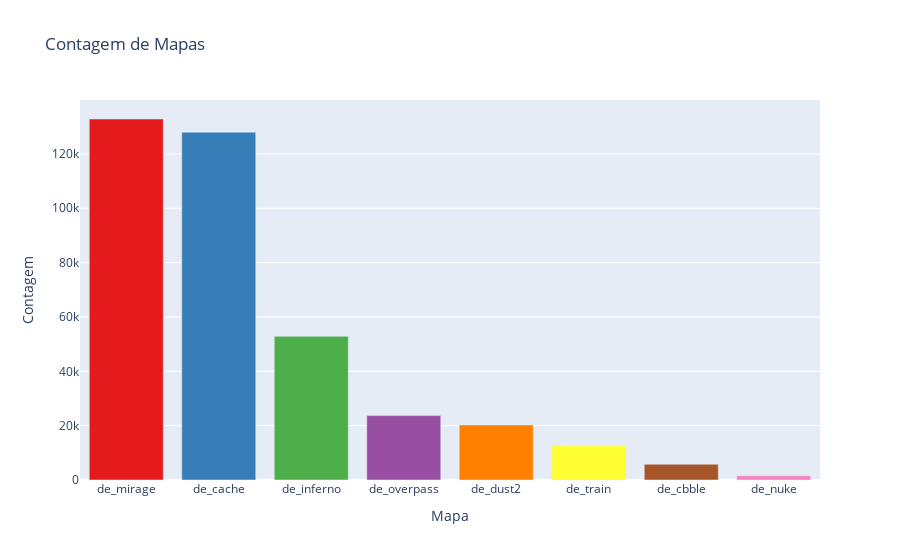

Here is the notebook cell this chart was saved with:
### Code cell
# Assuming mm_master is a pandas Series
mm_master = games_df['map'].value_counts()

# Usando uma paleta de cores do Plotly
colors = px.colors.qualitative.Set1

# Criando o gráfico de barras
fig = go.Figure(data=[go.Bar(x=mm_master.index, y=mm_master, marker_color=colors)])

# Atualizando o layout
fig.update_layout(title='Contagem de Mapas',
                  xaxis_title='Mapa',
                  yaxis_title='Contagem',
                  bargap=0.2)

# Exibindo o gráfico
fig.show()

### Figure 1 — Plotly figure (JSON) as saved in the notebook; plotly's stock layout.template omitted (floating-point values rounded to 4 significant figures)
{"data": [{"marker": {"color": ["rgb(228,26,28)", "rgb(55,126,184)", "rgb(77,175,74)", "rgb(152,78,163)", "rgb(255,127,0)", "rgb(255,255,51)", "rgb(166,86,40)", "rgb(247,129,191)", "rgb(153,153,153)"]}, "type": "bar", "x": ["de_mirage", "de_cache", "de_inferno", "de_overpass", "de_dust2", "de_train", "de_cbble", "de_nuke"], "y": [132862, 128024, 52876, 23697, 20225, 12604, 5792, 1549]}], "layout": {"bargap": 0.2, "title": {"text": "Contagem de Mapas"}, "xaxis": {"title": {"text": "Mapa"}}, "yaxis": {"title": {"text": "Contagem"}}}}
